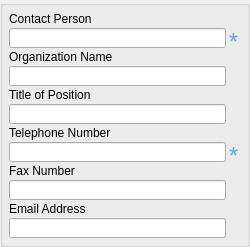
        <widget class="QGroupBox" name="groupBox_2">
         <property name="sizePolicy">
          <sizepolicy hsizetype="Preferred" vsizetype="Minimum">
           <horstretch>0</horstretch>
           <verstretch>0</verstretch>
          </sizepolicy>
         </property>
         <property name="styleSheet">
          <string notr="true"/>
         </property>
         <property name="title">
          <string/>
         </property>
         <layout class="QVBoxLayout" name="verticalLayout_3">
          <property name="margin">
           <number>6</number>
          </property>
          <item>
           <layout class="QVBoxLayout" name="verticalLayout">
            <property name="spacing">
             <number>2</number>
            </property>
            <item>
             <widget class="QLabel" name="label_2">
              <property name="sizePolicy">
               <sizepolicy hsizetype="Preferred" vsizetype="Minimum">
                <horstretch>0</horstretch>
                <verstretch>0</verstretch>
               </sizepolicy>
              </property>
              <property name="minimumSize">
               <size>
                <width>0</width>
                <height>0</height>
               </size>
              </property>
              <property name="maximumSize">
               <size>
                <width>16777215</width>
                <height>20</height>
               </size>
              </property>
              <property name="font">
               <font>
                <family>Arial</family>
                <pointsize>9</pointsize>
                <weight>50</weight>
                <italic>false</italic>
                <bold>false</bold>
               </font>
              </property>
              <property name="toolTip">
               <string>The name of the person to contact</string>
              </property>
              <property name="styleSheet">
               <string notr="true"/>
              </property>
              <property name="text">
               <string>Contact Person</string>
              </property>
              <property name="scaledContents">
               <bool>false</bool>
              </property>
              <property name="alignment">
               <set>Qt::AlignBottom|Qt::AlignLeading|Qt::AlignLeft</set>
              </property>
              <property name="wordWrap">
               <bool>false</bool>
              </property>
              <property name="indent">
               <number>0</number>
              </property>
             </widget>
            </item>
            <item>
             <layout class="QHBoxLayout" name="horizontalLayout">
              <property name="spacing">
               <number>0</number>
              </property>
              <item>
               <widget class="QLineEdit" name="cntper">
                <property name="sizePolicy">
                 <sizepolicy hsizetype="Expanding" vsizetype="Minimum">
                  <horstretch>0</horstretch>
                  <verstretch>0</verstretch>
                 </sizepolicy>
                </property>
                <property name="minimumSize">
                 <size>
                  <width>217</width>
                  <height>0</height>
                 </size>
                </property>
                <property name="maximumSize">
                 <size>
                  <width>16777215</width>
                  <height>20</height>
                 </size>
                </property>
                <property name="toolTip">
                 <string>Contact Person -- the name of the individual to which the contact type applies.
Type: text
Domain: free text
Short Name: cntper</string>
                </property>
                <property name="text">
                 <string extracomment="cntperp\cntper"/>
                </property>
                <property name="placeholderText">
                 <string/>
                </property>
               </widget>
              </item>
              <item>
               <widget class="QLabel" name="label_3">
                <property name="sizePolicy">
                 <sizepolicy hsizetype="Fixed" vsizetype="Minimum">
                  <horstretch>0</horstretch>
                  <verstretch>0</verstretch>
                 </sizepolicy>
                </property>
                <property name="minimumSize">
                 <size>
                  <width>15</width>
                  <height>0</height>
                 </size>
                </property>
                <property name="maximumSize">
                 <size>
                  <width>16777215</width>
                  <height>20</height>
                 </size>
                </property>
                <property name="font">
                 <font>
                  <family>Arial</family>
                  <pointsize>9</pointsize>
                  <weight>50</weight>
                  <italic>false</italic>
                  <bold>false</bold>
                 </font>
                </property>
                <property name="toolTip">
                 <string>Required</string>
                </property>
                <property name="text">
                 <string>&lt;html&gt;&lt;head/&gt;&lt;body&gt;&lt;p&gt;&lt;span style=&quot; font-size:18pt; color:#55aaff;&quot;&gt;*&lt;/span&gt;&lt;/p&gt;&lt;/body&gt;&lt;/html&gt;</string>
                </property>
                <property name="scaledContents">
                 <bool>true</bool>
                </property>
                <property name="alignment">
                 <set>Qt::AlignHCenter|Qt::AlignTop</set>
                </property>
                <property name="margin">
                 <number>0</number>
                </property>
                <property name="indent">
                 <number>0</number>
                </property>
               </widget>
              </item>
             </layout>
            </item>
            <item>
             <widget class="QLabel" name="label_4">
              <property name="sizePolicy">
               <sizepolicy hsizetype="Preferred" vsizetype="Minimum">
                <horstretch>0</horstretch>
                <verstretch>0</verstretch>
               </sizepolicy>
              </property>
              <property name="minimumSize">
               <size>
                <width>0</width>
                <height>0</height>
               </size>
              </property>
              <property name="maximumSize">
               <size>
                <width>16777215</width>
                <height>20</height>
               </size>
              </property>
              <property name="text">
               <string>Organization Name</string>
              </property>
              <property name="alignment">
               <set>Qt::AlignBottom|Qt::AlignLeading|Qt::AlignLeft</set>
              </property>
             </widget>
            </item>
            <item>
             <layout class="QHBoxLayout" name="horizontalLayout_3">
              <property name="spacing">
               <number>0</number>
              </property>
              <item>
               <widget class="QLineEdit" name="cntorg">
                <property name="sizePolicy">
                 <sizepolicy hsizetype="Expanding" vsizetype="Minimum">
                  <horstretch>0</horstretch>
                  <verstretch>0</verstretch>
                 </sizepolicy>
                </property>
                <property name="minimumSize">
                 <size>
                  <width>0</width>
                  <height>0</height>
                 </size>
                </property>
                <property name="maximumSize">
                 <size>
                  <width>16777215</width>
                  <height>20</height>
                 </size>
                </property>
                <property name="toolTip">
                 <string>Contact Organization -- the name of the organization to which the contact type applies.
Type: text
Domain: free text
Short Name: cntorg</string>
                </property>
               </widget>
              </item>
              <item>
               <spacer name="horizontalSpacer">
                <property name="sizePolicy">
                 <sizepolicy hsizetype="Fixed" vsizetype="Minimum">
                  <horstretch>0</horstretch>
                  <verstretch>0</verstretch>
                 </sizepolicy>
                </property>
                <property name="orientation">
                 <enum>Qt::Horizontal</enum>
                </property>
                <property name="sizeType">
                 <enum>QSizePolicy::Fixed</enum>
                </property>
                <property name="sizeHint" stdset="0">
                 <size>
                  <width>15</width>
                  <height>20</height>
                 </size>
                </property>
               </spacer>
              </item>
             </layout>
            </item>
            <item>
             <widget class="QLabel" name="label_5">
              <property name="sizePolicy">
               <sizepolicy hsizetype="Preferred" vsizetype="Minimum">
                <horstretch>0</horstretch>
                <verstretch>0</verstretch>
               </sizepolicy>
              </property>
              <property name="minimumSize">
               <size>
                <width>0</width>
                <height>0</height>
               </size>
              </property>
              <property name="maximumSize">
               <size>
                <width>16777215</width>
                <height>20</height>
               </size>
              </property>
              <property name="text">
               <string>Title of Position</string>
              </property>
              <property name="alignment">
               <set>Qt::AlignBottom|Qt::AlignLeading|Qt::AlignLeft</set>
              </property>
             </widget>
            </item>
            <item>
             <layout class="QHBoxLayout" name="horizontalLayout_4">
              <property name="spacing">
               <number>0</number>
              </property>
              <item>
               <widget class="QLineEdit" name="cntpos">
                <property name="sizePolicy">
                 <sizepolicy hsizetype="Expanding" vsizetype="Minimum">
                  <horstretch>0</horstretch>
                  <verstretch>0</verstretch>
                 </sizepolicy>
                </property>
                <property name="minimumSize">
                 <size>
                  <width>0</width>
                  <height>0</height>
                 </size>
                </property>
                <property name="maximumSize">
                 <size>
                  <width>16777215</width>
                  <height>20</height>
                 </size>
                </property>
                <property name="toolTip">
                 <string>Contact Position -- the title of individual.
Type: text
Domain: free text
Short Name: cntpos</string>
                </property>
               </widget>
              </item>
              <item>
               <spacer name="horizontalSpacer_2">
                <property name="sizePolicy">
                 <sizepolicy hsizetype="Fixed" vsizetype="Minimum">
                  <horstretch>0</horstretch>
                  <verstretch>0</verstretch>
                 </sizepolicy>
                </property>
                <property name="orientation">
                 <enum>Qt::Horizontal</enum>
                </property>
                <property name="sizeType">
                 <enum>QSizePolicy::Fixed</enum>
                </property>
                <property name="sizeHint" stdset="0">
                 <size>
                  <width>15</width>
                  <height>20</height>
                 </size>
                </property>
               </spacer>
              </item>
             </layout>
            </item>
            <item>
             <widget class="QLabel" name="label_8">
              <property name="sizePolicy">
               <sizepolicy hsizetype="Preferred" vsizetype="Minimum">
                <horstretch>0</horstretch>
                <verstretch>0</verstretch>
               </sizepolicy>
              </property>
              <property name="minimumSize">
               <size>
                <width>0</width>
                <height>0</height>
               </size>
              </property>
              <property name="maximumSize">
               <size>
                <width>16777215</width>
                <height>20</height>
               </size>
              </property>
              <property name="text">
               <string>Telephone Number</string>
              </property>
              <property name="alignment">
               <set>Qt::AlignBottom|Qt::AlignLeading|Qt::AlignLeft</set>
              </property>
             </widget>
            </item>
            <item>
             <layout class="QHBoxLayout" name="horizontalLayout_5">
              <property name="spacing">
               <number>0</number>
              </property>
              <item>
               <widget class="QLineEdit" name="cntvoice">
                <property name="sizePolicy">
                 <sizepolicy hsizetype="Expanding" vsizetype="Minimum">
                  <horstretch>0</horstretch>
                  <verstretch>0</verstretch>
                 </sizepolicy>
                </property>
                <property name="minimumSize">
                 <size>
                  <width>0</width>
                  <height>0</height>
                 </size>
                </property>
                <property name="maximumSize">
                 <size>
                  <width>16777215</width>
                  <height>20</height>
                 </size>
                </property>
                <property name="toolTip">
                 <string>Contact Voice Telephone -- the telephone number by which individuals can speak to the
organization or individual.
Type: text
Domain: free text
Short Name: cntvoice</string>
                </property>
               </widget>
              </item>
              <item>
               <widget class="QLabel" name="label_7">
                <property name="sizePolicy">
                 <sizepolicy hsizetype="Fixed" vsizetype="Minimum">
                  <horstretch>0</horstretch>
                  <verstretch>0</verstretch>
                 </sizepolicy>
                </property>
                <property name="minimumSize">
                 <size>
                  <width>15</width>
                  <height>0</height>
                 </size>
                </property>
                <property name="maximumSize">
                 <size>
                  <width>16777215</width>
                  <height>20</height>
                 </size>
                </property>
                <property name="font">
                 <font>
                  <family>Arial</family>
                  <pointsize>9</pointsize>
                  <weight>50</weight>
                  <italic>false</italic>
                  <bold>false</bold>
                 </font>
                </property>
                <property name="toolTip">
                 <string>Required</string>
                </property>
                <property name="text">
                 <string>&lt;html&gt;&lt;head/&gt;&lt;body&gt;&lt;p&gt;&lt;span style=&quot; font-size:18pt; color:#55aaff;&quot;&gt;*&lt;/span&gt;&lt;/p&gt;&lt;/body&gt;&lt;/html&gt;</string>
                </property>
                <property name="scaledContents">
                 <bool>true</bool>
                </property>
                <property name="alignment">
                 <set>Qt::AlignHCenter|Qt::AlignTop</set>
                </property>
                <property name="margin">
                 <number>0</number>
                </property>
                <property name="indent">
                 <number>0</number>
                </property>
               </widget>
              </item>
             </layout>
            </item>
            <item>
             <widget class="QLabel" name="label_9">
              <property name="sizePolicy">
               <sizepolicy hsizetype="Preferred" vsizetype="Minimum">
                <horstretch>0</horstretch>
                <verstretch>0</verstretch>
               </sizepolicy>
              </property>
              <property name="minimumSize">
               <size>
                <width>0</width>
                <height>0</height>
               </size>
              </property>
              <property name="maximumSize">
               <size>
                <width>16777215</width>
                <height>20</height>
               </size>
              </property>
              <property name="text">
               <string>Fax Number</string>
              </property>
              <property name="alignment">
               <set>Qt::AlignBottom|Qt::AlignLeading|Qt::AlignLeft</set>
              </property>
             </widget>
            </item>
            <item>
             <layout class="QHBoxLayout" name="horizontalLayout_6">
              <property name="spacing">
               <number>0</number>
              </property>
              <item>
               <widget class="QLineEdit" name="cntfax">
                <property name="sizePolicy">
                 <sizepolicy hsizetype="Expanding" vsizetype="Minimum">
                  <horstretch>0</horstretch>
                  <verstretch>0</verstretch>
                 </sizepolicy>
                </property>
                <property name="minimumSize">
                 <size>
                  <width>0</width>
                  <height>0</height>
                 </size>
                </property>
                <property name="maximumSize">
                 <size>
                  <width>16777215</width>
                  <height>20</height>
                 </size>
                </property>
                <property name="toolTip">
                 <string>Contact Facsimile Telephone -- the telephone number of a facsimile machine of the organization or
individual.
Type: text
Domain: free text
Short Name: cntfax</string>
                </property>
               </widget>
              </item>
              <item>
               <spacer name="horizontalSpacer_3">
                <property name="sizePolicy">
                 <sizepolicy hsizetype="Fixed" vsizetype="Minimum">
                  <horstretch>0</horstretch>
                  <verstretch>0</verstretch>
                 </sizepolicy>
                </property>
                <property name="orientation">
                 <enum>Qt::Horizontal</enum>
                </property>
                <property name="sizeType">
                 <enum>QSizePolicy::Fixed</enum>
                </property>
                <property name="sizeHint" stdset="0">
                 <size>
                  <width>15</width>
                  <height>20</height>
                 </size>
                </property>
               </spacer>
              </item>
             </layout>
            </item>
            <item>
             <widget class="QLabel" name="label_18">
              <property name="sizePolicy">
               <sizepolicy hsizetype="Preferred" vsizetype="Minimum">
                <horstretch>0</horstretch>
                <verstretch>0</verstretch>
               </sizepolicy>
              </property>
              <property name="minimumSize">
               <size>
                <width>0</width>
                <height>0</height>
               </size>
              </property>
              <property name="maximumSize">
               <size>
                <width>16777215</width>
                <height>20</height>
               </size>
              </property>
              <property name="styleSheet">
               <string notr="true"/>
              </property>
              <property name="text">
               <string>Email Address</string>
              </property>
              <property name="alignment">
               <set>Qt::AlignBottom|Qt::AlignLeading|Qt::AlignLeft</set>
              </property>
             </widget>
            </item>
            <item>
             <layout class="QHBoxLayout" name="horizontalLayout_7">
              <property name="spacing">
               <number>0</number>
              </property>
              <item>
               <widget class="QLineEdit" name="cntemail">
                <property name="sizePolicy">
                 <sizepolicy hsizetype="Expanding" vsizetype="Minimum">
                  <horstretch>0</horstretch>
                  <verstretch>0</verstretch>
                 </sizepolicy>
                </property>
                <property name="minimumSize">
                 <size>
                  <width>0</width>
                  <height>0</height>
                 </size>
                </property>
                <property name="maximumSize">
                 <size>
                  <width>16777215</width>
                  <height>20</height>
                 </size>
                </property>
                <property name="toolTip">
                 <string>Contact Electronic Mail Address -- the address of the electronic mailbox of the organization or
individual.
Type: text
Domain: free text
Short Name: cntemail</string>
                </property>
               </widget>
              </item>
              <item>
               <spacer name="horizontalSpacer_4">
                <property name="sizePolicy">
                 <sizepolicy hsizetype="Fixed" vsizetype="Minimum">
                  <horstretch>0</horstretch>
                  <verstretch>0</verstretch>
                 </sizepolicy>
                </property>
                <property name="orientation">
                 <enum>Qt::Horizontal</enum>
                </property>
                <property name="sizeType">
                 <enum>QSizePolicy::Fixed</enum>
                </property>
                <property name="sizeHint" stdset="0">
                 <size>
                  <width>15</width>
                  <height>20</height>
                 </size>
                </property>
               </spacer>
              </item>
             </layout>
            </item>
           </layout>
          </item>
         </layout>
        </widget>
